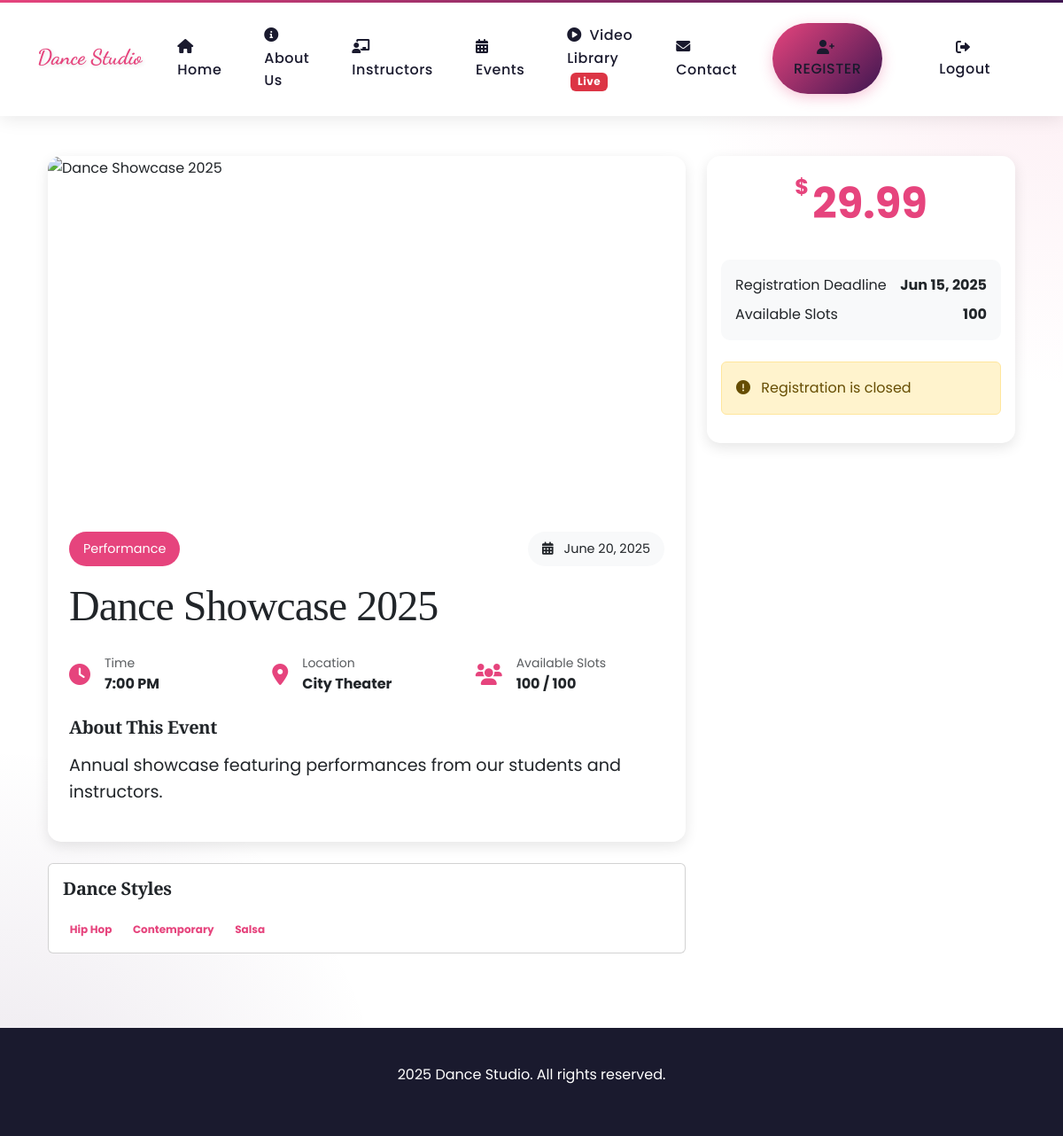
The app's page /events/4/ (signed in) with its own data.
### dance_styles/models.py (models this page shows, shortened)
class Event(models.Model):
    EVENT_TYPES = [
        ('workshop', 'Workshop'),
        ('competition', 'Competition'),
        ('performance', 'Performance'),
        ('special', 'Special Event'),
    ]
    title = models.CharField(max_length=200)
    event_type = models.CharField(max_length=20, choices=EVENT_TYPES)
    description = models.TextField()
    date = models.DateField()
    time = models.TimeField()
    location = models.CharField(max_length=200)
    price = models.DecimalField(max_digits=6, decimal_places=2)
    capacity = models.PositiveIntegerField(default=50)
    available_slots = models.PositiveIntegerField(default=50)
    image = models.ImageField(upload_to='event_images/', null=True, blank=True)
    instructor = models.ForeignKey(Instructor, on_delete=models.SET_NULL, null=True, blank=True)
    dance_styles = models.ManyToManyField(DanceStyle)
    registration_deadline = models.DateField()
    is_featured = models.BooleanField(default=False)
    created_at = models.DateTimeField(auto_now_add=True)
    updated_at = models.DateTimeField(auto_now=True)
    def is_registration_open(self):
        return self.registration_deadline >= timezone.now().date() and self.available_slots > 0

class DanceStyle(models.Model):
    name = models.CharField(max_length=100)
    image = models.ImageField(upload_to='dance_styles/', null=True, blank=True)
    choreographer = models.CharField(max_length=100)
    registration_fee = models.DecimalField(max_digits=10, decimal_places=2)
    description = models.TextField()

### dance_styles/views.py (the view, shortened to what this page needs)
# urls.py: path('events/<int:event_id>/', views.event_detail, name='event_detail'),
@login_required
def event_detail(request, event_id):
    event = get_object_or_404(Event, pk=event_id)
    user_registered = EventRegistration.objects.filter(user=request.user, event=event).exists()
    context = {
        'event': event,
        'user_registered': user_registered,
    }
    return render(request, 'dance_styles/event_detail.html', context)

### dance_styles/templates/dance_styles/event_detail.html (shortened to what this page needs)
{% extends 'dance_styles/base.html' %}
{% block content %}
<div class="container mt-5 pt-5">
    <div class="row">
        <div class="col-lg-8">
            <div class="card event-detail-card mb-4">
                <div class="event-header-image">
                    {% if event.image %}
                        <img src="{{ event.image.url }}" alt="{{ event.title }}" class="img-fluid">
                    {% else %}
                        <img src="https://images.unsplash.com/photo-1547153760-18fc86324498?w=1200&q=80" alt="{{ event.title }}" class="img-fluid">
                    {% endif %}
                </div>
                <div class="card-body p-4">
                    <div class="d-flex justify-content-between align-items-center mb-3">
                        <span class="event-type-badge">{{ event.get_event_type_display }}</span>
                        <div class="event-date-badge">
                            <i class="fas fa-calendar-alt me-2"></i>
                            {{ event.date|date:"F d, Y" }}
                        </div>
                    </div>
                    <h1 class="card-title display-5 mb-4">{{ event.title }}</h1>
                    <div class="event-meta mb-4">
                        <div class="row g-3">
                            <div class="col-sm-6 col-md-4">
                                <div class="meta-item">
                                    <i class="fas fa-clock"></i>
                                    <div>
                                        <small class="text-muted d-block">Time</small>
                                        <strong>{{ event.time|time:"g:i A" }}</strong>
                                    </div>
                                </div>
                            </div>
                            <div class="col-sm-6 col-md-4">
                                <div class="meta-item">
                                    <i class="fas fa-map-marker-alt"></i>
                                    <div>
                                        <small class="text-muted d-block">Location</small>
                                        <strong>{{ event.location }}</strong>
                                    </div>
                                </div>
                            </div>
                            <div class="col-sm-6 col-md-4">
                                <div class="meta-item">
                                    <i class="fas fa-users"></i>
                                    <div>
                                        <small class="text-muted d-block">Available Slots</small>
                                        <strong>{{ event.available_slots }} / {{ event.capacity }}</strong>
                                    </div>
                                </div>
                            </div>
                        </div>
                    </div>
                    <div class="event-description">
                        <h5 class="mb-3">About This Event</h5>
                        <p class="lead">{{ event.description }}</p>
                    </div>
                </div>
            </div>
            <div class="card mb-4">
                <div class="card-body">
                    <h5 class="card-title mb-4">Dance Styles</h5>
                    <div class="d-flex flex-wrap gap-2">
                        {% for style in event.dance_styles.all %}
                        <span class="badge bg-primary-soft">{{ style.name }}</span>
                        {% endfor %}
                    </div>
                </div>
            </div>
        </div>
        <div class="col-lg-4">
            <div class="card registration-card sticky-top" style="top: 100px;">
                <div class="card-body">
                    <div class="price-tag mb-4">
                        <span class="currency">$</span>
                        <span class="amount">{{ event.price }}</span>
                    </div>
                    <div class="registration-info mb-4">
                        <div class="d-flex justify-content-between mb-2">
                            <span>Registration Deadline</span>
                            <strong>{{ event.registration_deadline|date:"M d, Y" }}</strong>
                        </div>
                        <div class="d-flex justify-content-between">
                            <span>Available Slots</span>
                            <strong>{{ event.available_slots }}</strong>
                        </div>
                    </div>
                    {% if user_registered %}
                        <div class="alert alert-success mb-3">
                            <i class="fas fa-check-circle me-2"></i>
                            You are registered for this event
                        </div>
                    {% else %}
                        {% if event.is_registration_open %}
                            <form method="post">
                                {% csrf_token %}
                                <button type="submit" class="btn btn-primary btn-lg w-100">
                                    Register Now
                                </button>
                            </form>
                        {% else %}
                            <div class="alert alert-warning mb-3">
                                <i class="fas fa-exclamation-circle me-2"></i>
                                Registration is closed
                            </div>
                        {% endif %}
                    {% endif %}
                </div>
            </div>
        </div>
    </div>
</div>
{% endblock %}

### dance_styles/templates/dance_styles/base.html (style rules this page uses)
:root { --primary-color: #E6447D; --secondary-color: #3F1651; --dark-color: #1A1A2E; --light-color: #FFFFFF; --accent-color: #FFB703; --gradient-primary: linear-gradient(135deg, var(--primary-color), var(--secondary-color)); --font-heading: 'Playfair Display', serif; --font-body: 'Poppins', sans-serif; --font-accent: 'Dancing Script', cursive; }
body { font-family: var(--font-body); background-color: var(--light-color); color: var(--dark-color); overflow-x: hidden; scroll-behavior: smooth; line-height: 1.6; background-image: radial-gradient(circle at 100% 0%, rgba(230, 68, 125, 0.1) 0%, transparent 25%), radial-gradient(circle at 0% 100%, rgba(63, 22, 81, 0.1) 0%, transparent 25%); background-attachment: fixed; }
h1, h2, h3, h4, h5, h6 { font-family: var(--font-heading); font-weight: 700; letter-spacing: -0.02em; }
.lead { font-weight: 400; font-size: 1.2rem; }

### dance_styles/templates/dance_styles/event_detail.html (style rules this page uses)
.event-detail-card { border: none; border-radius: 15px; overflow: hidden; box-shadow: 0 5px 15px rgba(0,0,0,0.1); }
.event-header-image { height: 400px; overflow: hidden; }
.event-header-image img { width: 100%; height: 100%; object-fit: cover; }
.event-type-badge { padding: 8px 16px; background-color: var(--primary-color); color: white; border-radius: 20px; font-size: 0.9rem; }
.event-date-badge { padding: 8px 16px; background-color: #f8f9fa; border-radius: 20px; font-size: 0.9rem; }
.meta-item { display: flex; align-items: center; gap: 1rem; }
.meta-item i { font-size: 1.5rem; color: var(--primary-color); }
.registration-card { border: none; border-radius: 15px; box-shadow: 0 5px 15px rgba(0,0,0,0.1); }
.price-tag { text-align: center; color: var(--primary-color); }
.price-tag .currency { font-size: 1.5rem; font-weight: bold; vertical-align: top; }
.price-tag .amount { font-size: 3rem; font-weight: bold; }
.registration-info { padding: 1rem; background-color: #f8f9fa; border-radius: 10px; }
.bg-primary-soft { background-color: rgba(var(--primary-rgb), 0.1); color: var(--primary-color); }

### records on screen
Event: event_type "Performance", date "June 20, 2025", title "Dance Showcase 2025", time "7:00 PM", location "City Theater", available_slots "100", capacity "100", description "Annual showcase featuring performances from our students and instructors.", price "29.99", registration_deadline "Jun 15, 2025"
DanceStyle: name "Hip Hop"
DanceStyle: name "Contemporary"
DanceStyle: name "Salsa"
